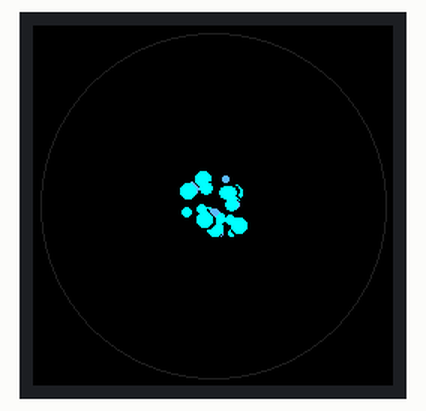
Bench run of a sketch on a simulated Seeed XIAO ESP32-S3. Parts: 240×240 colour display. Random numbers use the default seed unless the sketch sets one.

Above: at 0.36 s.
At 5.04 s:
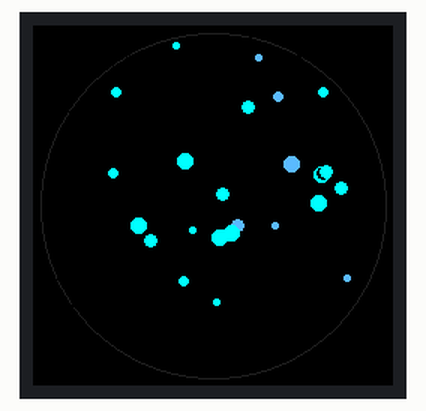
At 10.04 s:
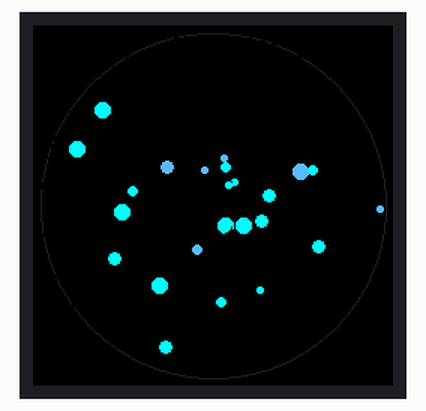
At 20.03 s:
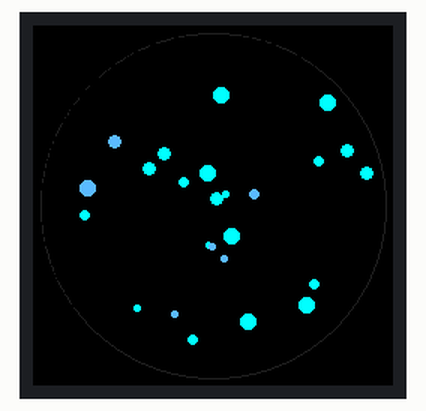
At 29.71 s:
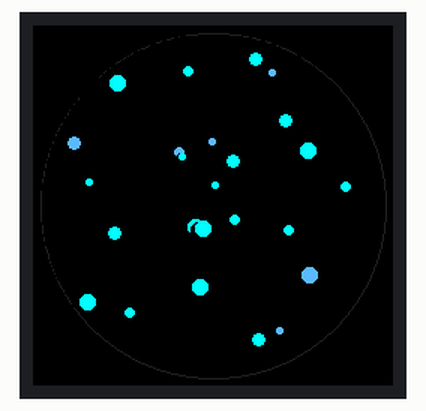
At 39.7 s:
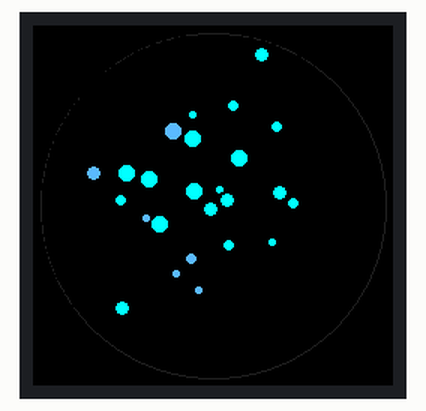

The sketch:

ray_scent_display.ino
```cpp
/**
 * @file ray_scent_display.ino
 * @brief RĀY OS - Day 3 (05/10/2026): Zero-Gravity Olfactory Particle Simulation
 *
 * Standalone Arduino IDE Sketch for 1.28" GC9A01 Round LCD + ESP32-S3
 *
 * Hardware:
 * - Seeed Studio XIAO ESP32-S3 (or any ESP32-S3 dev board)
 * - 1.28" Round GC9A01 SPI Display (240x240)
 *
 * Libraries Required:
 * - TFT_eSPI (configured for GC9A01 driver)
 */

#include <TFT_eSPI.h>

TFT_eSPI tft = TFT_eSPI();

#define SCREEN_WIDTH 240
#define SCREEN_HEIGHT 240
#define CENTER_X 120
#define CENTER_Y 120
#define RADIUS 114 // Kept slightly under 120 to preserve boundary margin

const int NUM_PARTICLES = 25; // Süzülecek koku molekülü sayısı

struct Particle {
  float x, y;
  float prevX, prevY;
  float vx, vy;
  int size;
  uint16_t color;
};

Particle particles[NUM_PARTICLES];

// Koku Profilleri (Scent Palette Presets)
const uint16_t COLOR_AMBIENT[] = { TFT_CYAN, 0x07FF, 0x5DDF };       // Nötr/Ferah
const uint16_t COLOR_COFFEE[]  = { 0xFD20, 0xFEA0, 0xD400, 0x9A60 }; // Kahve/Kavrulmuş
const uint16_t COLOR_CITRUS[]  = { TFT_GREEN, TFT_YELLOW, 0xFDA0 };  // Narenciye/Limon

void setup() {
  Serial.begin(115200);
  tft.init();
  tft.setRotation(0);
  tft.fillScreen(TFT_BLACK); // Derin uzay / Siber arka plan

  // Siber dairesel sınır halkası (Glass Sphere Rim)
  tft.drawCircle(CENTER_X, CENTER_Y, RADIUS + 1, 0x2104);

  // Partikülleri merkezden başlat ve rastgele hızlar ver
  for (int i = 0; i < NUM_PARTICLES; i++) {
    particles[i].x = CENTER_X + random(-20, 20);
    particles[i].y = CENTER_Y + random(-20, 20);
    particles[i].prevX = particles[i].x;
    particles[i].prevY = particles[i].y;

    // Anti-gravity süzülme hızı
    particles[i].vx = (random(-100, 100) / 50.0);
    particles[i].vy = (random(-100, 100) / 50.0);
    particles[i].size = random(2, 6);
    particles[i].color = COLOR_AMBIENT[random(0, 3)];
  }
}

void loop() {
  // BME688'den gelen VOC değerine göre hız çarpanı simülasyonu
  float speedMultiplier = 1.0;

  for (int i = 0; i < NUM_PARTICLES; i++) {
    // 1. Önceki partikülü temizle (Differential Erase - Titremesiz 60FPS)
    tft.fillCircle((int)particles[i].prevX, (int)particles[i].prevY, particles[i].size, TFT_BLACK);

    // 2. Pozisyonu güncelle
    particles[i].x += (particles[i].vx * speedMultiplier);
    particles[i].y += (particles[i].vy * speedMultiplier);

    // 3. Yuvarlak ekran sınır çarpışma testi (Daire denklemi)
    float dx = particles[i].x - CENTER_X;
    float dy = particles[i].y - CENTER_Y;
    float distance = sqrt(dx * dx + dy * dy);

    if (distance + particles[i].size >= RADIUS) {
      if (distance < 0.001f) distance = 0.001f;

      // Yüzey normal vektörü
      float nx = dx / distance;
      float ny = dy / distance;

      // Hız vektörünü yansıt (Reflection / Sekme)
      float dotProduct = particles[i].vx * nx + particles[i].vy * ny;
      particles[i].vx -= 2 * dotProduct * nx;
      particles[i].vy -= 2 * dotProduct * ny;

      // Sınırın dışına kaçmasını engellemek için içeri çek
      particles[i].x = CENTER_X + nx * (RADIUS - particles[i].size);
      particles[i].y = CENTER_Y + ny * (RADIUS - particles[i].size);
    }

    // 4. Partikülü çiz
    tft.fillCircle((int)particles[i].x, (int)particles[i].y, particles[i].size, particles[i].color);

    // Sonraki karede silmek için konumu kaydet
    particles[i].prevX = particles[i].x;
    particles[i].prevY = particles[i].y;
  }

  delay(16); // ~60 FPS akıcılığı için
}
```
